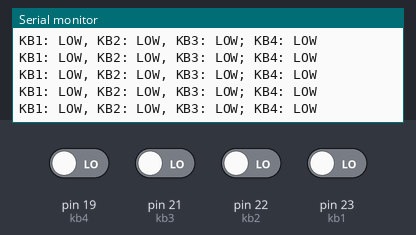
Bench run of a sketch on a simulated Arduino Mega 2560, built with avr-gcc and run on an emulated ATmega2560. Parts: the last lines printed to the serial monitor. Inputs (shaded band) come from the test bench; at power-on: pin 19 (kb4), pin 21 (kb3), pin 22 (kb2), pin 23 (kb1) LOW.

Above: at 1.2 s.
1.3 s: pin 19 (kb4) driven HIGH
At 1.44 s:
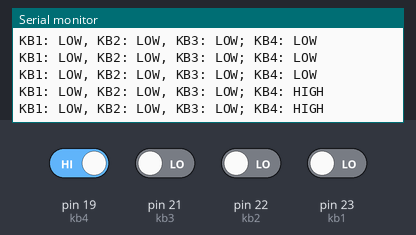
3.2 s: pin 21 (kb3) driven HIGH
At 3.31 s:
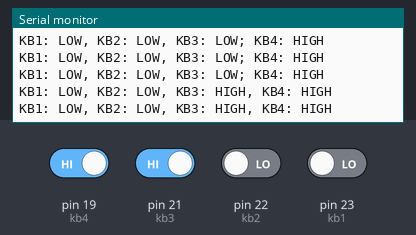
5.1 s: pin 22 (kb2) driven HIGH
At 5.19 s:
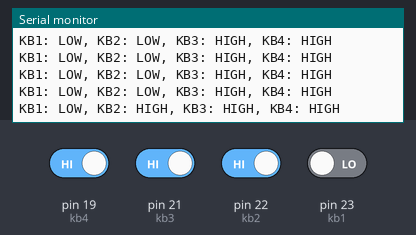
7.0 s: pin 23 (kb1) driven HIGH
At 7.11 s:
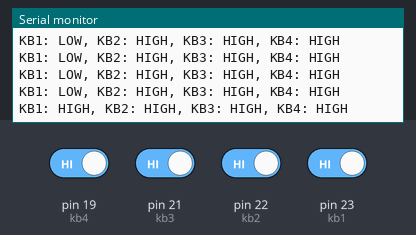
9.0 s: pin 19 (kb4) driven LOW
At 9.08 s:
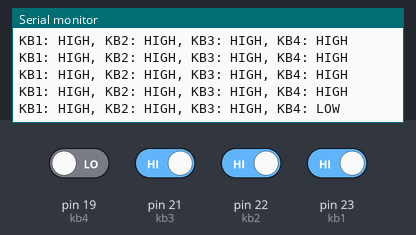
10.9 s: pin 21 (kb3) driven LOW
At 11.0 s:
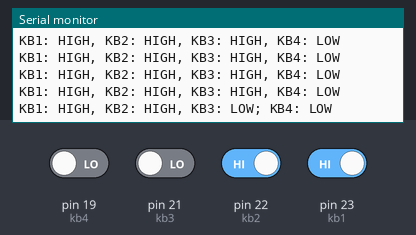

The sketch:

basicbuttonreads.ino
```cpp
// Just testing basic button reads
// H.M.Phan - Robonyx - 26/10/24

// Define switch pin connectionsd
const int kb1 = 23;
const int kb2 = 22;
const int kb3 = 21;
const int kb4 = 19;

void setup() {
  pinMode(kb1, INPUT);
  pinMode(kb2, INPUT);
  pinMode(kb3, INPUT);
  pinMode(kb4, INPUT);
  Serial.begin(9600);
}

void loop() {
  if(digitalRead(kb1)==HIGH){
    Serial.print("KB1: HIGH, ");
  }
  else{
    Serial.print("KB1: LOW, ");
  }

  if(digitalRead(kb2)==HIGH){
    Serial.print("KB2: HIGH, ");
  }
  else{
    Serial.print("KB2: LOW, ");
  }

  if(digitalRead(kb3)==HIGH){
    Serial.print("KB3: HIGH, ");
  }
  else{
    Serial.print("KB3: LOW; ");
  }

  if(digitalRead(kb4)==HIGH){
    Serial.println("KB4: HIGH");
  }
  else{
    Serial.println("KB4: LOW");
  }
  delay(10);
}
```

Measured:
- after the input at 1.3 s, the serial monitor: prints a new line after 0.07 s (image 1)
- after the input at 3.2 s, the serial monitor: prints a new line after 0.05 s (image 2)
- after the input at 5.1 s, the serial monitor: prints a new line after 0.07 s (image 3)
- after the input at 7.0 s, the serial monitor: prints a new line after 0.09 s (image 4)
- after the input at 9.0 s, the serial monitor: prints a new line after 0.06 s (image 5)
- after the input at 10.9 s, the serial monitor: prints a new line after 0.08 s (image 6)
